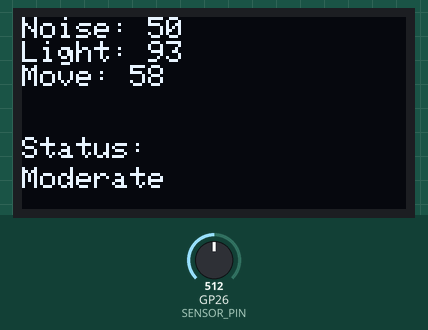
A sketch run on a simulated Raspberry Pi Pico. On the bench: 128×64 one-colour display. The test bench sets the inputs (shaded band); at power-on: GP26 (SENSOR_PIN) = 512. Random numbers use the default seed unless the sketch sets one; what the sketch prints to the serial monitor is not drawn.

Above: at 3.2 s.
3.3 s: GP26 (SENSOR_PIN) set to 122
At 5.8 s:
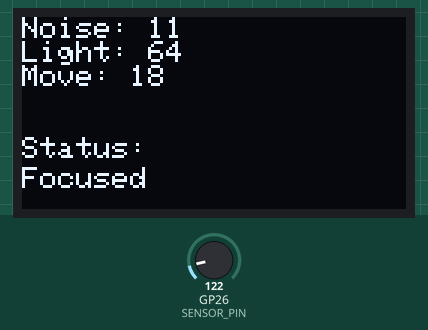
7.4 s: GP26 (SENSOR_PIN) set to 218
At 8.6 s:
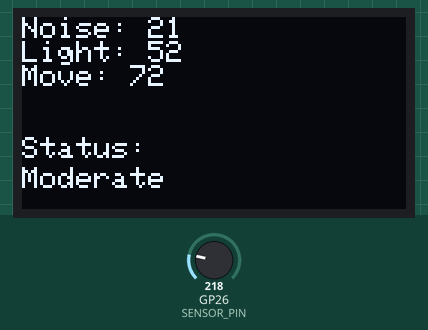
10.7 s: GP26 (SENSOR_PIN) set to 240
At 12.1 s:
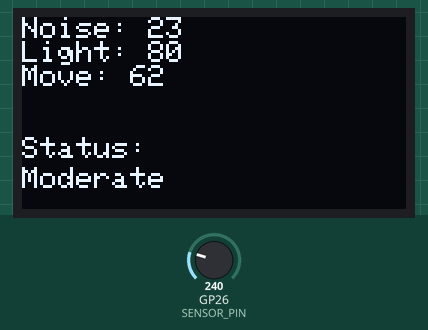
13.8 s: GP26 (SENSOR_PIN) set to 317
At 15.7 s:
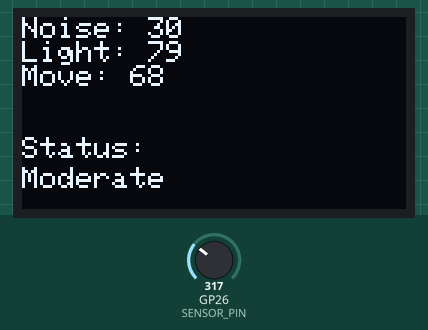
16.9 s: GP26 (SENSOR_PIN) set to 336
At 17.9 s:
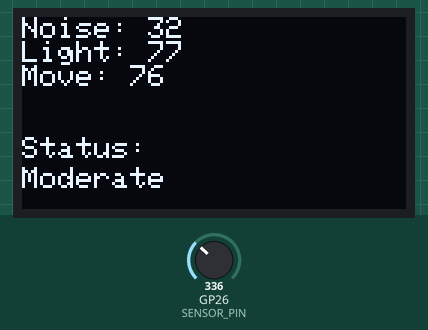
19.9 s: GP26 (SENSOR_PIN) set to 716
At 22.9 s:
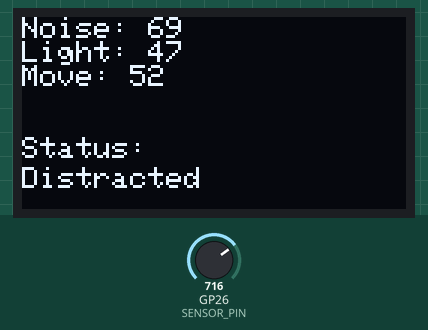
Timing chart, 0 to 24.4 s (numbered marks = the images above; inputs shaded):
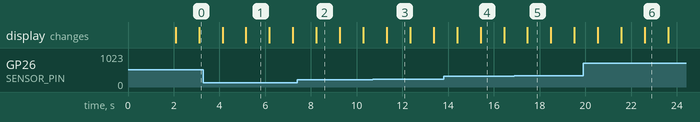

The sketch:

sketch.ino
```cpp
#include <Wire.h>
#include <Adafruit_GFX.h>
#include <Adafruit_SSD1306.h>

#define SCREEN_WIDTH 128
#define SCREEN_HEIGHT 64

Adafruit_SSD1306 display(SCREEN_WIDTH, SCREEN_HEIGHT, &Wire, -1);

#define SENSOR_PIN 26  // GP26

// TinyML Function
String predictAttention(int noise, int light, int movement) {
  int score = (light * 0.4) + ((100 - noise) * 0.4) + ((100 - movement) * 0.2);

  if (score > 70) return "Focused";
  else if (score > 40) return "Moderate";
  else return "Distracted";
}

void setup() {
  Serial.begin(115200);

  // IMPORTANT: correct I2C pins
  Wire.setSDA(4);
  Wire.setSCL(5);
  Wire.begin();

  // Initialize display
  if (!display.begin(SSD1306_SWITCHCAPVCC, 0x3C)) {
    Serial.println("OLED failed");
    while (1);
  }

  display.clearDisplay();

  // TEST MESSAGE (to confirm OLED works)
  display.setTextSize(2);
  display.setTextColor(WHITE);
  display.setCursor(10, 20);
  display.println("START");
  display.display();

  delay(2000);
}

void loop() {
  int raw = analogRead(SENSOR_PIN);
  int noise = map(raw, 0, 1023, 0, 100);

  int light = random(40, 100);
  int movement = random(10, 80);

  String result = predictAttention(noise, light, movement);

  // Clear screen
  display.clearDisplay();

  // Print data (simple layout)
  display.setTextSize(1);
  display.setCursor(0, 0);
  display.print("Noise: ");
  display.println(noise);

  display.print("Light: ");
  display.println(light);

  display.print("Move: ");
  display.println(movement);

  display.setCursor(0, 40);
  display.print("Status:");

  display.setCursor(0, 50);
  display.print(result);

  // VERY IMPORTANT
  display.display();

  Serial.println(result);

  delay(1000);
}
```

Measured:
- what the display in image 1 shows lasts 1.0 s, from 5.2 s to 6.2 s
